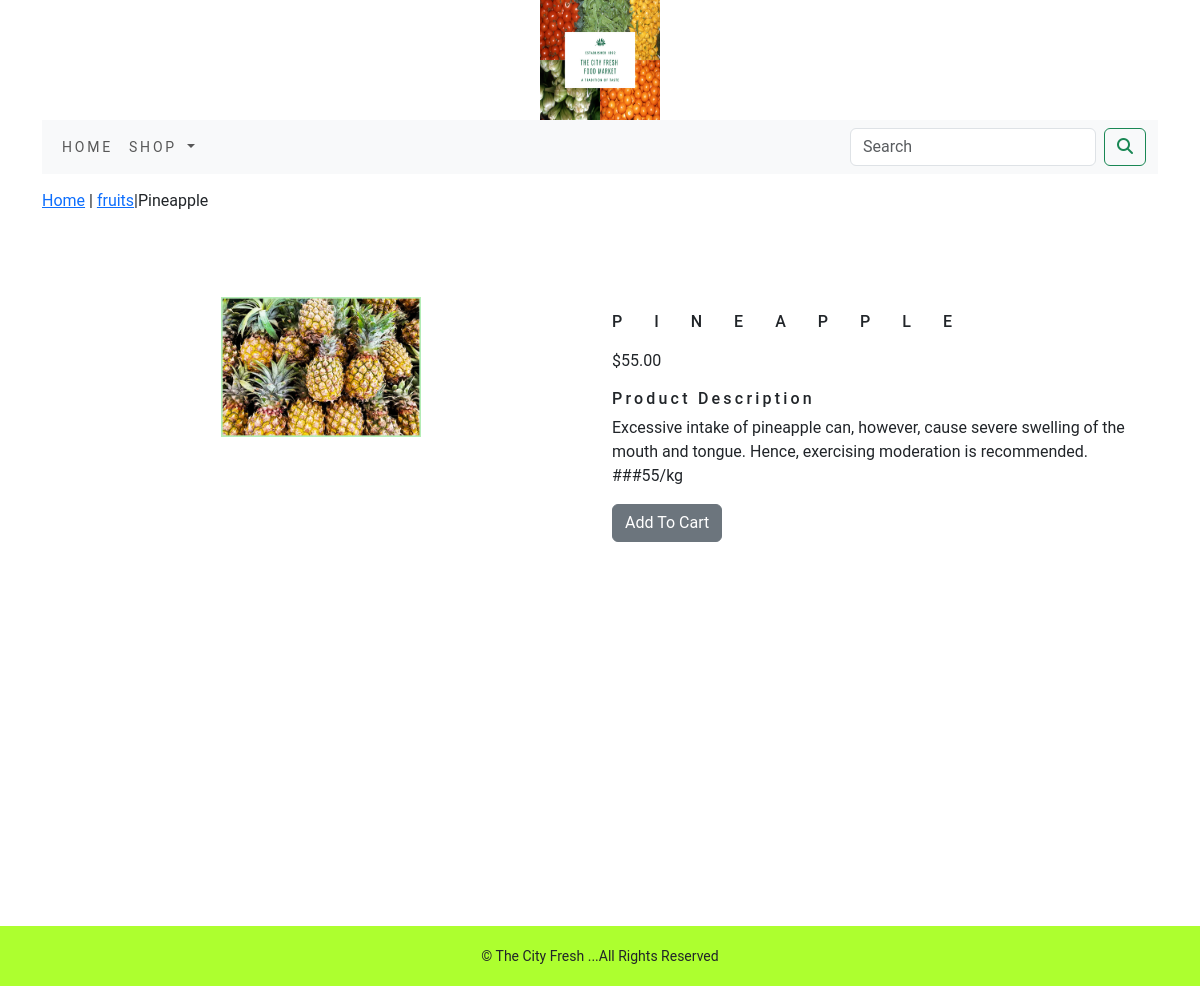
The app's page /shop/fruits/pineapple/ with its own data.
### shop/models.py (models this page shows, shortened)
class Product(models.Model):
        name = models.CharField(max_length=100, unique=True)
        slug = models.SlugField(max_length=250, unique=True)
        description = models.TextField(blank=True)
        price=models.DecimalField(max_digits=10, decimal_places=2)
        category=models.ForeignKey(Category,on_delete=models.CASCADE)
        image = models.ImageField(upload_to='product', blank=True)
        stock=models.IntegerField()
        available=models.BooleanField(default=True)
        created=models.DateTimeField(auto_now_add=True)
        updated=models.DateTimeField(auto_now=True)
        class Meta:
            ordering = ('name'),
            verbose_name = 'product'
            verbose_name_plural = 'products'

class Category(models.Model):
        name = models.CharField(max_length=100, unique=True)
        slug = models.SlugField(max_length=250, unique=True)
        description = models.TextField(blank=True)
        image = models.ImageField(upload_to='category', blank=True)
        class Meta:
          ordering = ('name',)
          verbose_name = 'category'
          verbose_name_plural = 'categories'
        def get_url(self):
            return reverse('shop:products_by_category',args=[self.slug])
        def __str__(self):
           return '{}'.format(self.name)

### shop/views.py (the view)
# urls.py: path('<slug:c_slug>/<slug:product_slug>/', views.proDetail, name='proCatdetail'),
def proDetail(request,c_slug,product_slug):
    try:
        product=Product.objects.get(category__slug=c_slug,slug=product_slug)
    except Exception as e:
        raise e
    return render(request,'product.html',{'product':product})

### cart/context_processors.py (called while the page is built)
def counter(request):
    item_count = 0
    if 'admin' in request.path:
        return {}
    else:
        try:
            cart = Cart.objects.filter(cart_id=_cart_id(request))
            cart_items = CartItem.objects.all().filter(cart=cart[:1])
            for cart_item in cart_items:
                item_count += cart_item.quantity
        except Cart.DoesNotExist:
            item_count = 0
    return  dict(item_count=item_count)

### cart/views.py (called while the page is built)
def _cart_id(request):
    cart=request.session.session_key
    if not cart:
        cart=request.session.create()
    return cart

### shop/context_processors.py (called while the page is built)
def menu_links(request):
    links=Category.objects.all()
    return dict(links=links)

### templates/product.html (shortened to what this page needs)
{% extends 'base.html' %}
{% load static %}
{% block content %}
<div class="row my_prod_row_class">
  <div class="mx-auto">
    <p><a href="{% url 'shop:allProdCat' %}">Home</a> | <a href="{{product.category.get_url}}">{{product.category}}</a>|{{product.name}}</p>
  </div>
</div>
<br>
<div class="container">
    <br>
    <div class="row">
       <div class="col-12 col-sm-12 col-md-12 col-lg-6 text-center">
         <div style="min-width:18rem">
            <img src="{{product.image.url}}" alt="{{product.name}}" width="200px">
        </div>
    </div>
      <div class="col-12 col-sm-12  col-md-12 col-lg-6">
          <div>
          <h1 class="my-prod_title">{{product.name}}</h1>
          <p>${{product.price}}</p>
          <h1 class="my_title">Product Description</h1>
          <p class="text-justify my_prod_text">{{product.description}}</p>
          {% if product.stock <= 0 %}
              <p class="text-justify my_prod_text"><b>Out Of Stock</b></p>
          {% else %}
              <a class="btn btn-secondary" href="{% url 'cart:add_cart' product.id %}">Add To Cart</a>
          {% endif %}
      </div>
      </div>
    </div>
     </div>
</div>
{% endblock %}

### static/css/custom.css (style rules this page uses)
body { font-family: 'Roboto', sans-serif; }
.my_title { font-size :16px; text_transform :uppercase; letter-spacing :.2em; }
.my_prod_row_class { padding-top:15px; padding-bottom:20px; }
.my-prod_title { font-size:16px; text-transform:uppercase; letter-spacing:2rem; padding-top:15px; padding-bottom:10px; }
.my_prod_text { padding-right:20px; }

### records on screen
Product: category "fruits", name "Pineapple", image (picture), name "PINEAPPLE", price "55.00", description "Excessive intake of pineapple can, however, cause severe swelling of the mouth and tongue. Hence, exercising moderation is recommended. ###55/kg"
